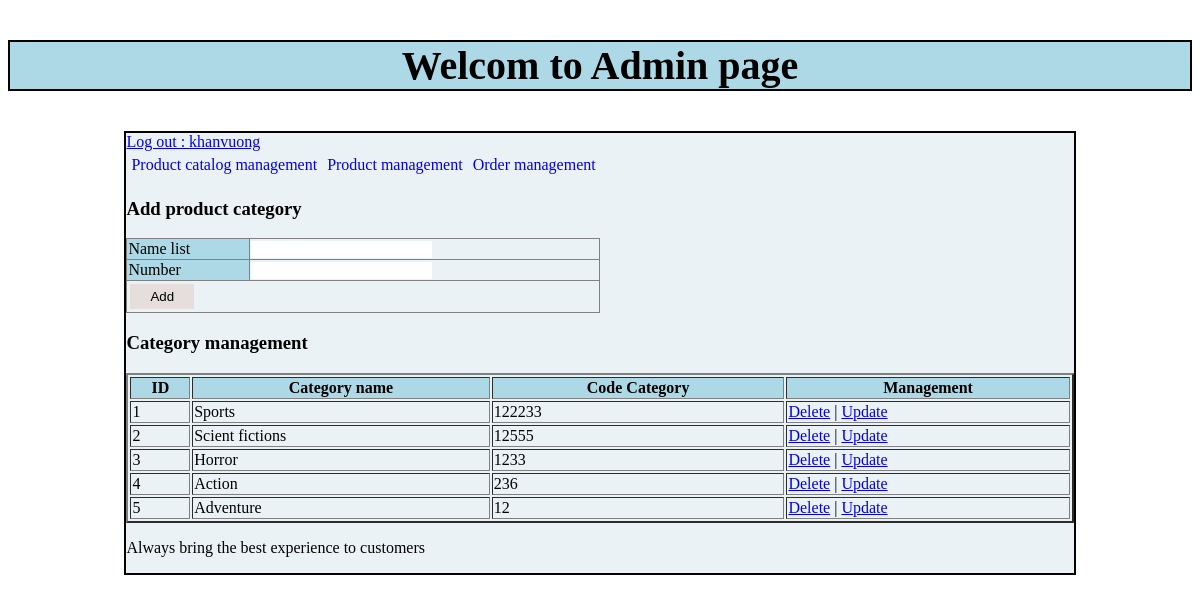
Page /Admin/index.php?action=quanlidanhmuc&query=them (signed in) on the committed database.
### tables this page shows
CREATE TABLE `danhmuc` (
  `Id_danhmuc` int(11) NOT NULL,
  `tendanhmuc` varchar(100) NOT NULL,
  `thutu` int(11) NOT NULL
);

### Admin/moduel/quanlidanhmuc/lietke.php (the view)
<?php
$lietke="SELECT * FROM danhmuc ORDER BY thutu DESC";
$query_lietke=mysqli_query($mysqli,$lietke);
?>
<h3>Category management</h3>
<table style= "width:100%" border ="2" style="border=collape: collape;">
  <tr>
  <th style=" background-color: lightblue;">ID</th>
    <th style=" background-color: lightblue;">Category name</th>
    <th style=" background-color: lightblue;">Code Category</th>
    <th style=" background-color: lightblue;">Management</th>
  </tr>
  <?php
  $i=0;
  while($row = mysqli_fetch_array($query_lietke)){
      $i++;
  ?>
  <tr>
  <td> <?php echo $i ?></td>
  <td> <?php echo $row['tendanhmuc'] ?></td>
  <td> <?php echo $row['thutu'] ?></td>
  <td> <a onclick="return confirm('Are you sure?')" href="moduel/quanlidanhmuc/xuli.php?iddanhmuc=<?php echo $row['Id_danhmuc']?>">Delete</a> |  <a href="?action=quanlidanhmuc&query=update&iddanhmuc=<?php echo $row['Id_danhmuc']?>">Update</a>
</td>
  </tr>
  <?php
  }
  ?>
</table>

### rows in the picture
danhmuc: tendanhmuc "Sports", thutu "122233"
danhmuc: tendanhmuc "Scient fictions", thutu "12555"
danhmuc: tendanhmuc "Horror", thutu "1233"
danhmuc: tendanhmuc "Action", thutu "236"
danhmuc: tendanhmuc "Adventure", thutu "12"

### other values in the picture
$_SESSION['dangnhap'] "khanvuong"
